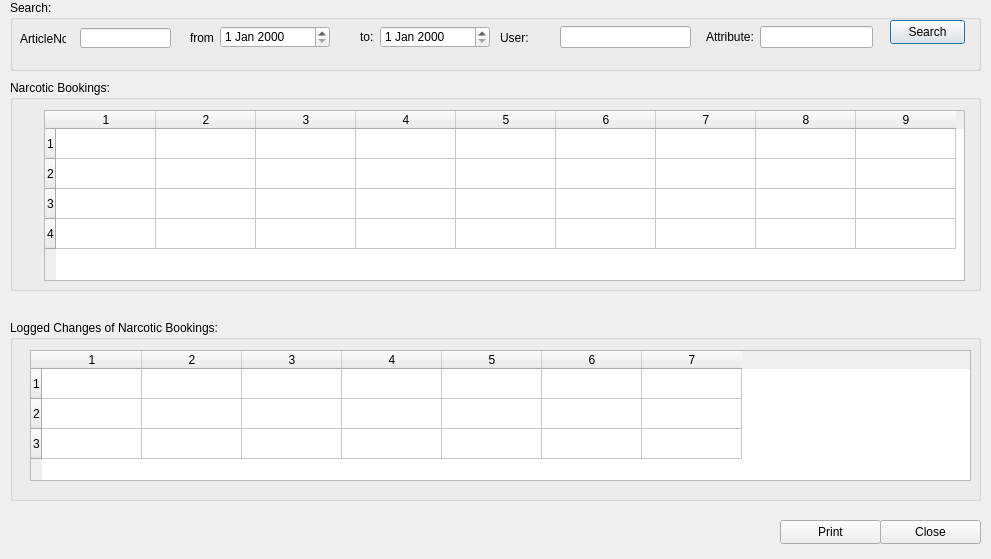
<ui version="4.0" >
 <class>narcoticsprotocolvcClass</class>
 <widget class="QDialog" name="narcoticsprotocolvcClass" >
  <property name="geometry" >
   <rect>
    <x>0</x>
    <y>0</y>
    <width>991</width>
    <height>559</height>
   </rect>
  </property>
  <property name="windowTitle" >
   <string>NA07 Protocol for Narcotic Changes</string>
  </property>
  <widget class="QGroupBox" name="grpSearchData" >
   <property name="geometry" >
    <rect>
     <x>10</x>
     <y>0</y>
     <width>971</width>
     <height>71</height>
    </rect>
   </property>
   <property name="title" >
    <string>Search:</string>
   </property>
   <widget class="QLineEdit" name="txtArticleNoSearch" >
    <property name="geometry" >
     <rect>
      <x>70</x>
      <y>28</y>
      <width>91</width>
      <height>20</height>
     </rect>
    </property>
   </widget>
   <widget class="QLabel" name="lblFromSearch" >
    <property name="geometry" >
     <rect>
      <x>180</x>
      <y>30</y>
      <width>23</width>
      <height>16</height>
     </rect>
    </property>
    <property name="text" >
     <string>from:</string>
    </property>
   </widget>
   <widget class="QDateEdit" name="dtFromSearch" >
    <property name="geometry" >
     <rect>
      <x>210</x>
      <y>26</y>
      <width>110</width>
      <height>22</height>
     </rect>
    </property>
   </widget>
   <widget class="QLabel" name="lblToSearch" >
    <property name="geometry" >
     <rect>
      <x>350</x>
      <y>30</y>
      <width>16</width>
      <height>14</height>
     </rect>
    </property>
    <property name="text" >
     <string>to:</string>
    </property>
   </widget>
   <widget class="QDateEdit" name="dtToSearch" >
    <property name="geometry" >
     <rect>
      <x>370</x>
      <y>26</y>
      <width>110</width>
      <height>22</height>
     </rect>
    </property>
   </widget>
   <widget class="QLineEdit" name="txtAttributeSearch" >
    <property name="geometry" >
     <rect>
      <x>750</x>
      <y>26</y>
      <width>113</width>
      <height>22</height>
     </rect>
    </property>
   </widget>
   <widget class="QLabel" name="lblArticleNoSearch" >
    <property name="geometry" >
     <rect>
      <x>10</x>
      <y>31</y>
      <width>46</width>
      <height>16</height>
     </rect>
    </property>
    <property name="text" >
     <string>ArticleNo:</string>
    </property>
   </widget>
   <widget class="QLineEdit" name="txtUserSearch" >
    <property name="geometry" >
     <rect>
      <x>550</x>
      <y>26</y>
      <width>131</width>
      <height>22</height>
     </rect>
    </property>
   </widget>
   <widget class="QLabel" name="lblChangedAttribute" >
    <property name="geometry" >
     <rect>
      <x>696</x>
      <y>29</y>
      <width>51</width>
      <height>16</height>
     </rect>
    </property>
    <property name="text" >
     <string>Attribute:</string>
    </property>
   </widget>
   <widget class="QLabel" name="lblUser" >
    <property name="geometry" >
     <rect>
      <x>490</x>
      <y>27</y>
      <width>51</width>
      <height>21</height>
     </rect>
    </property>
    <property name="text" >
     <string>User:</string>
    </property>
   </widget>
   <widget class="QPushButton" name="btnSearch" >
    <property name="geometry" >
     <rect>
      <x>880</x>
      <y>20</y>
      <width>75</width>
      <height>24</height>
     </rect>
    </property>
    <property name="text" >
     <string>Search</string>
    </property>
   </widget>
  </widget>
  <widget class="QGroupBox" name="grpTransCatData" >
   <property name="geometry" >
    <rect>
     <x>10</x>
     <y>80</y>
     <width>971</width>
     <height>211</height>
    </rect>
   </property>
   <property name="title" >
    <string>Narcotic Bookings:</string>
   </property>
   <widget class="BasarTableWidget" name="twCatalog" >
    <property name="geometry" >
     <rect>
      <x>34</x>
      <y>30</y>
      <width>921</width>
      <height>171</height>
     </rect>
    </property>
    <property name="whatsThis" >
     <string>One row illustrates one narcotic booking.</string>
    </property>
    <property name="editTriggers" >
     <set>QAbstractItemView::NoEditTriggers</set>
    </property>
    <property name="tabKeyNavigation" >
     <bool>false</bool>
    </property>
    <property name="selectionMode" >
     <enum>QAbstractItemView::SingleSelection</enum>
    </property>
    <property name="selectionBehavior" >
     <enum>QAbstractItemView::SelectRows</enum>
    </property>
    <property name="rowCount" >
     <number>4</number>
    </property>
    <property name="columnCount" >
     <number>9</number>
    </property>
    <row/>
    <row/>
    <row/>
    <row/>
    <column/>
    <column/>
    <column/>
    <column/>
    <column/>
    <column/>
    <column/>
    <column/>
    <column/>
   </widget>
  </widget>
  <widget class="QGroupBox" name="grpNarcoticsProtocolData" >
   <property name="geometry" >
    <rect>
     <x>10</x>
     <y>320</y>
     <width>971</width>
     <height>181</height>
    </rect>
   </property>
   <property name="title" >
    <string>Logged Changes of Narcotic Bookings:</string>
   </property>
   <widget class="BasarTableWidget" name="twProtocol" >
    <property name="geometry" >
     <rect>
      <x>20</x>
      <y>30</y>
      <width>941</width>
      <height>131</height>
     </rect>
    </property>
    <property name="whatsThis" >
     <string>All logged, existing changes of the selected narcotic booking.</string>
    </property>
    <property name="editTriggers" >
     <set>QAbstractItemView::NoEditTriggers</set>
    </property>
    <property name="tabKeyNavigation" >
     <bool>false</bool>
    </property>
    <property name="selectionMode" >
     <enum>QAbstractItemView::SingleSelection</enum>
    </property>
    <property name="selectionBehavior" >
     <enum>QAbstractItemView::SelectRows</enum>
    </property>
    <property name="rowCount" >
     <number>3</number>
    </property>
    <property name="columnCount" >
     <number>7</number>
    </property>
    <row/>
    <row/>
    <row/>
    <column/>
    <column/>
    <column/>
    <column/>
    <column/>
    <column/>
    <column/>
   </widget>
  </widget>
  <widget class="QPushButton" name="btnPrint" >
   <property name="geometry" >
    <rect>
     <x>780</x>
     <y>520</y>
     <width>101</width>
     <height>24</height>
    </rect>
   </property>
   <property name="text" >
    <string>Print</string>
   </property>
  </widget>
  <widget class="QPushButton" name="btnClose" >
   <property name="geometry" >
    <rect>
     <x>880</x>
     <y>520</y>
     <width>101</width>
     <height>24</height>
    </rect>
   </property>
   <property name="text" >
    <string>Close</string>
   </property>
  </widget>
 </widget>
 <layoutdefault spacing="6" margin="11" />
 <customwidgets>
  <customwidget>
   <class>BasarTableWidget</class>
   <extends>QTableWidget</extends>
   <header>libbasarqtwidget_tablewidget.h</header>
  </customwidget>
 </customwidgets>
 <tabstops>
  <tabstop>txtArticleNoSearch</tabstop>
  <tabstop>dtFromSearch</tabstop>
  <tabstop>dtToSearch</tabstop>
  <tabstop>txtUserSearch</tabstop>
  <tabstop>txtAttributeSearch</tabstop>
  <tabstop>btnSearch</tabstop>
  <tabstop>twCatalog</tabstop>
  <tabstop>twProtocol</tabstop>
  <tabstop>btnClose</tabstop>
 </tabstops>
 <resources/>
 <connections/>
</ui>
